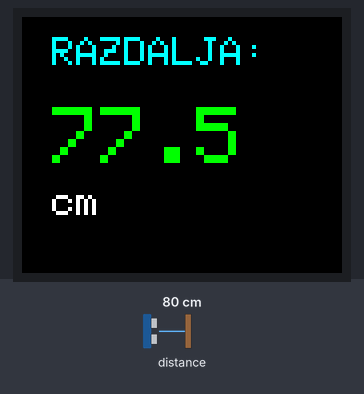
Recording of a sketch running on a simulated ESP32. Shown: 160×128 colour display. Inputs (shaded band) come from the test bench; at power-on: distance to the obstacle 80 cm.

Above: at 2.4 s.
2.5 s: distance to the obstacle set to 2 cm
At 4.8 s:
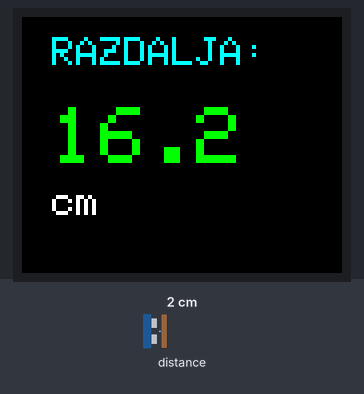
5.3 s: distance to the obstacle set to 250 cm
At 8.1 s:
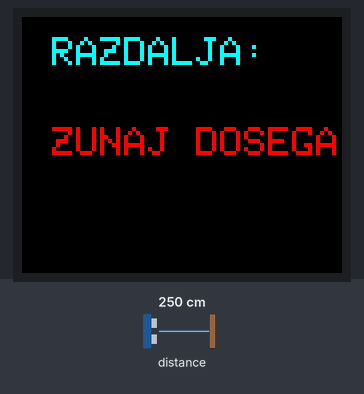
8.3 s: distance to the obstacle set to 4 cm
At 10.7 s:
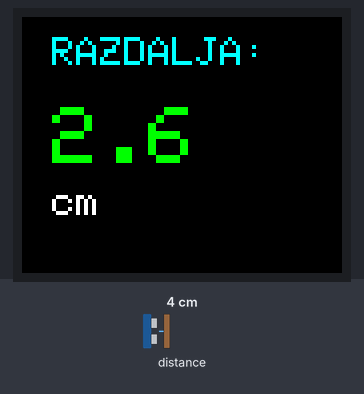
Timing chart, 0 to 12.2 s (numbered marks = the images above; inputs shaded):
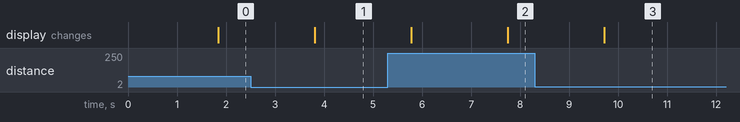

Measured:
- after the input at 2.5 s, the display: changes after 1.3 s (image 1)
- after the input at 5.3 s, the display: first differs from a run without the input after 2.4 s (image 2)
- after the input at 8.3 s, the display: changes after 1.4 s (image 3)

The sketch:

000_Koda_za_delovanje.ino
```cpp
#include <Wire.h> //stojna kom.
#include <Adafruit_VL53L0X.h> //kjižnice za upravljanje s senzorjem in za zaslonom
#include <Adafruit_GFX.h>
#include <Adafruit_ST7735.h>
#include <SPI.h>  //stojna kom.

// določitev pinov za TFT zaslon
// Chip Select
// Data/Command
// Reset
#define TFT_CS    15 // D8
#define TFT_DC     0 // D3
#define TFT_RST    2 // D4

Adafruit_ST7735 tft = Adafruit_ST7735(TFT_CS, TFT_DC, TFT_RST);
Adafruit_VL53L0X lox = Adafruit_VL53L0X();

const int steviloMeritev = 50; // 50 zaporednih meritev; povprečje
int meritve[steviloMeritev];

void setup() {
  Serial.begin(115200);
  Wire.begin(4, 5);

  tft.initR(INITR_BLACKTAB);
  tft.setRotation(1); // zaslon ležeče
  tft.fillScreen(ST77XX_BLACK); // zaslon črn

  if (!lox.begin()) { // če se senzor ne odzove ...
    while(1); // se program tukaj ustavi (varnostna zanka)
  }

  // Nastavitev proračuna na 20 ms za maksimalno hitrost senzorja
  lox.setMeasurementTimingBudgetMicroSeconds(20000); // 20000 mikro sekuind za 1 meritev

  // FIKSNI NAPIS
  tft.setTextColor(ST77XX_CYAN); // svetlo modra barva teksta
  tft.setTextSize(2); // velikost pisave 2
  tft.setCursor(15, 10);
  tft.print("RAZDALJA:"); // izpiše
}

// zbiranje podatkov
void loop() {
  long vsota = 0;
  int uspesneMeritve = 0;

  // Hitro vzorčenje podatkov
  for (int i = 0; i < steviloMeritev; i++) {
    VL53L0X_RangingMeasurementData_t measure; // Struktura za podatke meritve
    lox.rangingTest(&measure, false); // izvede meritev

    if (measure.RangeStatus != 4) {
      vsota += measure.RangeMilliMeter; // prišteje 1 mm h končni meritvi
      uspesneMeritve++;
    }
  }

  // Preračunavanje in kalibracija
  if (uspesneMeritve > 0) {

    // Surova izračunana razdalja v centimetrih iz senzorja
    float povprecje = (vsota / (float)uspesneMeritve) / 10.0;

    // --- POPOLNOMA TOČEN TRIDELNI POPRAVEK ODSTOPANJA ---
    if (povprecje > 30.0) {
      povprecje = povprecje - 2.5; // Nad 30 cm odštejemo 2.5 cm
    }
    else if (povprecje > 20.0) {
      povprecje = povprecje - 1.5; // Med 20 cm in 30 cm odštejemo 1.5 cm
    }
    else {
      povprecje = povprecje - 1.4; // Do 20 cm odštejemo 1.4 cm
    }

    // Varnostna varovalka za negativne vrednosti
    if (povprecje < 0) povprecje = 0.0;

    // Brisanje starega izpisa pod naslovom
    tft.fillRect(10, 40, 150, 80, ST77XX_BLACK);

    // IZPIS ŠTEVILKE
    tft.setCursor(15, 45);
    tft.setTextSize(4); // velikost
    tft.setTextColor(ST77XX_GREEN); // zelena
    tft.print(povprecje, 1); // natančnost ... na 1 decimalno mesto natančno

    // IZPIS ENOTE "cm"
    tft.setCursor(15, 85);
    tft.setTextSize(2);
    tft.setTextColor(ST77XX_WHITE); // bela
    tft.print("cm");

  } else {
    // Če ni bilo nobene uspešne meritve (predmet je preveč daleč)
    tft.fillRect(10, 40, 150, 80, ST77XX_BLACK); // "izbriše" staro meritev, ki je izpisana na zaslonu, nato pa na črno podlago izpiše nov podatek
    tft.setCursor(15, 55);
    tft.setTextSize(2);
    tft.setTextColor(ST77XX_RED); // rdeča
    tft.print("ZUNAJ DOSEGA");
  }

  delay(300); // 0,3 sekunde do naslednjega "cikla" merjenja
}
```
